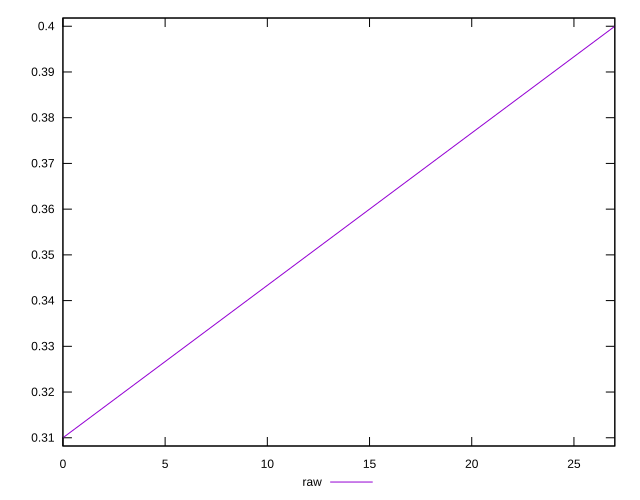

Write gnuplot code to recreate this figure.
reset

$raw <<EOF
0 0.31
27 0.4
EOF

set key outside below
set xrange [0:27]
set yrange [0.3082:0.40180000000000005]
set trange [0.3082:0.40180000000000005]
set terminal svg size 640, 500 enhanced background rgb 'white'
set output "reports/report_00031_2021-02-24T23-18-18.084Z/meta/score/samples/astro/raw/values.svg"

plot $raw title "raw" with line

reset
